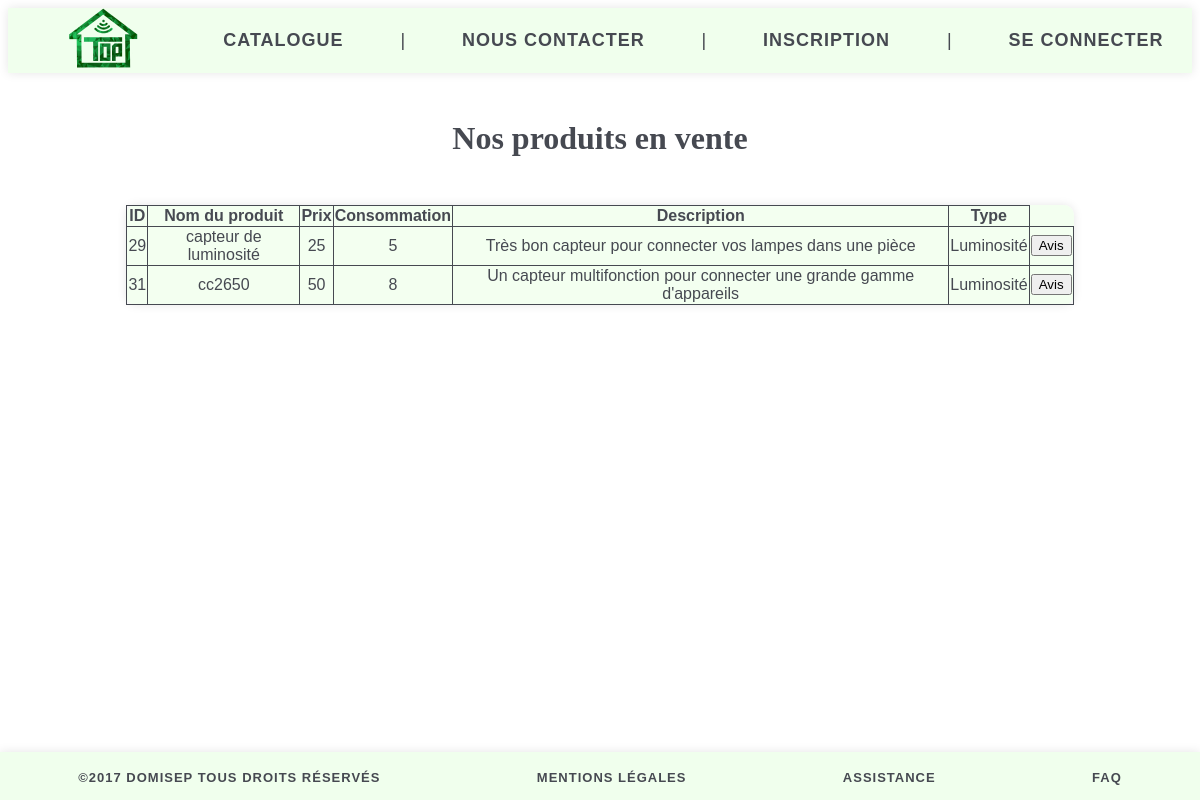
The app's page /index.php?page=website_catalogue with its own data.
### tables this page shows
CREATE TABLE `catalogue` (
  `ID` int(11) NOT NULL,
  `product_name` varchar(255) DEFAULT NULL,
  `price` int(11) DEFAULT NULL,
  `conso` int(11) DEFAULT NULL,
  `description` text,
  `ID_type` int(11) NOT NULL
);

CREATE TABLE `type_device` (
  `ID_type` int(11) NOT NULL,
  `Nom` text NOT NULL
);

### user/model/user_catalogue_visiteur_model.php (the view, shortened to what this page needs)
<?php
function idtotype($bdd,$id)
{
    $reponse = $bdd->query("SELECT Nom FROM type_device WHERE ID_type = $id");
    while ($donnees = $reponse->fetch())
    {
    echo "<td>"; echo($donnees['Nom']); echo"</td>";
    }
}
function show_product($bdd)
{
    $reponse = $bdd->query('SELECT * FROM catalogue');
    while ($donnees = $reponse->fetch())
    {
        echo '<tr>
        <td>'; echo($donnees['ID']); echo '</td>
        <td>'; echo($donnees['product_name']); echo '</td>
        <td>'; echo($donnees['price']); echo '</td>
        <td>'; echo($donnees['conso']); echo '</td>
        <td>'; echo($donnees['description']); echo '</td>';
        idtotype($bdd,$donnees['ID_type']);
        echo "<form method='post' action=''>";
        echo"<input type='hidden' name='ID_type' value= '";idtotype($bdd,$donnees['ID_type']);echo"' class='Avis'/>";
        echo "<td><input type='submit' name='submit' value= 'Avis' class='button_avis'/></td>
        </form>";
    }
}
?>

### style.css (style rules this page uses)
td, th { border: 1px solid black; }
td, th { border: thin solid #464951; }

### records on screen
catalogue: ID "29", product_name "capteur de luminosité", price "25", conso "5", description "Très bon capteur pour connecter vos lampes dans une pièce"
type_device: Nom "Luminosité"
catalogue: ID "31", product_name "cc2650", price "50", conso "8", description "Un capteur multifonction pour connecter une grande gamme d'appareils"
